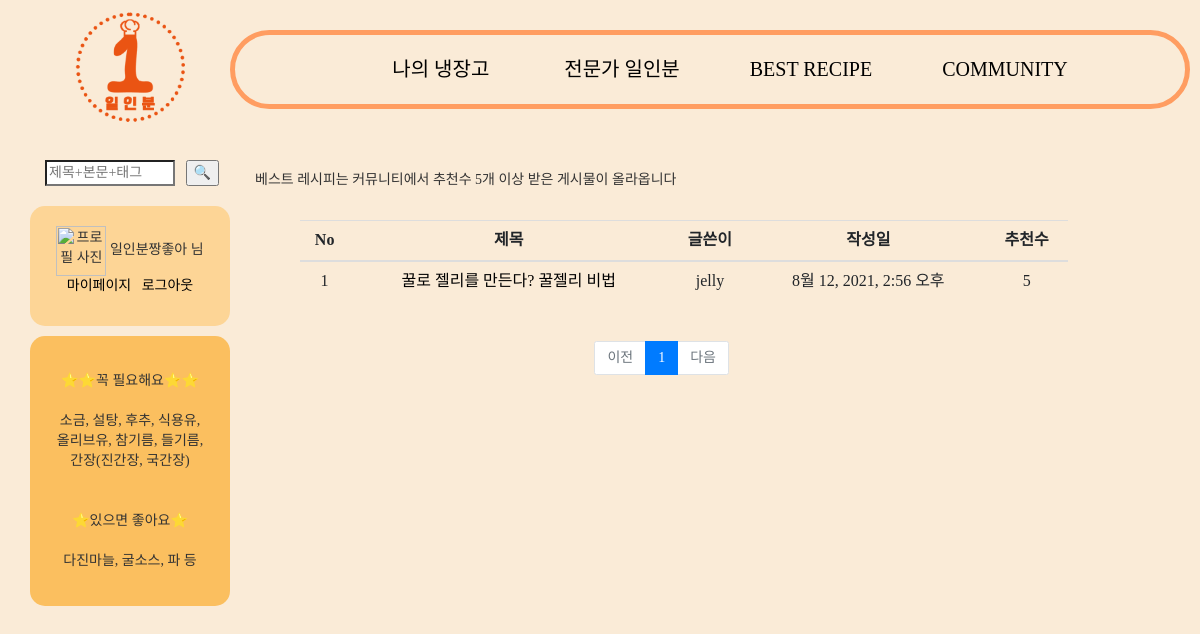
The app's page /bestrecipe/likelist/ (signed in) with its own data.
### accounts/models.py (models this page shows)
class CustomerUser(AbstractUser):
    POSITION = (
        ('일반', '일반'),
        ('사업자', '사업자'),
    )
    position = models.CharField(verbose_name='등급', max_length=1000, choices=POSITION)
    upload = CloudinaryField('uploads',blank=True,null=True)
    profile = CloudinaryField('images/',default='default_susbwu.JPG',blank=True,null=False)
    nickname = models.CharField(max_length=100)
    email = models.EmailField()
    def __str__(self):
        return self.nickname

### community/models.py (models this page shows, shortened)
class Post(models.Model):
    category_select = (
        ('일상공유','일상공유'),
        ('레시피공유', '레시피공유'),
    )
    writer = models.ForeignKey(CustomerUser, related_name="community", on_delete=models.CASCADE, verbose_name="작성자", null=True)
    title = models.CharField(max_length=100)
    content = models.TextField()
    category = models.CharField(max_length=30, choices=category_select, default='일상공유', null=True)
    pub_date = models.DateTimeField(auto_now_add=True, verbose_name="글작성일", null=True)
    like = models.ManyToManyField(CustomerUser, related_name='likes', blank=True)
    slug = models.SlugField('Slug', unique=False, allow_unicode=True, help_text='dashed words for title alias', null=True)
    tag = TagField()
    top_fixed = models.BooleanField(verbose_name='상단고정', default=False)

### bestrecipe/views.py (the view)
# urls.py: path('likelist/', views.likelist, name='likelist'),
def likelist(request):
    posts = Post.objects.annotate(num_like=Count('like')).filter(num_like__gt=4)
    page = request.GET.get('page','1')
    paginator = Paginator(posts, 5)
    page_obj = paginator.page(page)
    return render(request, 'likelist.html', {'posts': page_obj})

### community/templatetags/indexfilter.py (called while the page is built)
@register.filter
def sub(value, arg):
    return value - arg

### bestrecipe/templates/likelist.html (shortened to what this page needs)
{% extends 'base.html' %}
{% load bootstrap4 %}
{% load static %}
{% load indexfilter %}
{% block content %}
<head>
</head>
<body>
    <div id="cookResult" class="col-md-11">
        <p id="desc">베스트 레시피는 커뮤니티에서 추천수 5개 이상 받은 게시물이 올라옵니다</p>
        <div id="table1" class="row mt-5">
            <div class="col-12">
                <table class="table table-hover">
                    <tr>
                    <th style="text-align: center;" scope="col">No</th>
                    <th style="text-align: center;" scope="col">제목</th>
                    <th style="text-align: center;" scope="col">글쓴이</th>
                    <th style="text-align: center;" scope="col">작성일</th>
                    <th style="text-align: center;" scope="col">추천수</th>
                    </tr>
                {% for post in posts %}
                <tbody style="text-align:center;">
                        <tr>
                            <td scope="row">{{ posts.paginator.count|sub:posts.start_index|sub:forloop.counter0|add:1 }}</td>
                        {% if user.is_authenticated %}
                        <td><a href="{% url 'postshow' post.id %}">{{post.title}}</a></td>
                        {% else %}
                        <td><a href=""onclick = "return alert('로그인 후 열람 가능합니다.')">{{post.title}}</a></td>
                        {% endif %}
                        <td>{{ post.writer }}</td>
                        <td>{{ post.pub_date }}</td>
                        <td>{{ post.like.all.count }}</td>
                        </tr>
                        {% endfor %}
                </tbody>
                </table>
            </div>
            </div>
            <div class="page">
                <ul class="pagination justify-content-center">
                  {% if posts.has_previous %}
                  <li class="page-item">
                      <a class="page-link" href="?page={{ posts.previous_page_number }}">이전</a>
                  </li>
                  {% else %}
                  <li class="page-item disabled">
                      <a class="page-link" tabindex="-1" aria-disabled="true" href="#">이전</a>
                  </li>
                  {% endif %}
                  {% for page_number in posts.paginator.page_range %}
                      {% if page_number == posts.number %}
                      <li class="page-item active" aria-current="page">
                          <a class="page-link" href="?page={{ page_number }}">{{ page_number }}</a>
                      </li>
                      {% else %}
                      <li class="page-item">
                          <a class="page-link" href="?page={{ page_number }}">{{ page_number }}</a>
                      </li>
                      {% endif %}
                  {% endfor %}
                  {% if posts.has_next %}
                  <li class="page-item">
                      <a class="page-link" href="?page={{ posts.next_page_number }}">다음</a>
                  </li>
                  {% else %}
                  <li class="page-item disabled">
                      <a class="page-link" tabindex="-1" aria-disabled="true" href="#">다음</a>
                  </li>
                  {% endif %}
    </div>
</body>
{% endblock %}

### home/templates/base.html (shortened to what this page needs)
{% load bootstrap4 %}
{% bootstrap_css %}
{% load static %}
<head>
<link rel="stylesheet" href="https://maxcdn.bootstrapcdn.com/bootstrap/3.3.2/css/bootstrap.min.css">
<link rel="stylesheet" href="https://maxcdn.bootstrapcdn.com/bootstrap/3.3.2/css/bootstrap-theme.min.css">
</head>
<body style="background-color: antiquewhite;">
<div class="container">
  <div class="row">
      <div class="col-md-2 logo">
        <a href="{% url 'main' %}"><img src = "{% static 'logoplus.png' %}" width = "110px" alt="로고"></a>
      </div>
      <div id="bar" class="col-md-10">
        <nav>
          <ul>
            <li class="nav-item">
                <a class="nav-link" href="{% url 'myfridge' %}">나의 냉장고 &nbsp;&nbsp;&nbsp;&nbsp;&nbsp;&nbsp;&nbsp;&nbsp;&nbsp;&nbsp;</a>
              </li>
            <li class="nav-item">
              <a class="nav-link" href="{% url 'expert_list' %}">전문가 일인분&nbsp;&nbsp;&nbsp;&nbsp;&nbsp;&nbsp;&nbsp;&nbsp;&nbsp;&nbsp;</a>
            </li>
            <li class="nav-item">
              <a class="nav-link" href="{% url 'likelist' %}">BEST RECIPE&nbsp;&nbsp;&nbsp;&nbsp;&nbsp;&nbsp;&nbsp;&nbsp;&nbsp;&nbsp;</a>
            </li>
            <li class="nav-item">
                <a class="nav-link" href="{% url 'list' %}">COMMUNITY</a>
            </li>
          </ul>
      </nav>
      </div>
      <div id="search" class="col-md-2">
        <div>
        <form action = "{% url 'result' %}" method = "get">
          <input id="searchtext" type = "search" placeholder="제목+본문+태그" style="font-family:'굴림';" name = "query">&nbsp;&nbsp;&nbsp;
          <input id = "searchbutton" type = "submit" name="" value="🔍">
        </form>
      </div>
      <div id="my">
        {% if user.is_authenticated %}
          <img width="50px" height="50px" alt="프로필 사진" src = "{{ user.profile.url }}">
          {{ user.nickname }} 님<br>
            <a href="{% url 'mypage' %}">마이페이지</a>&nbsp;&nbsp;
            <a href="{% url 'logout' %}">로그아웃</a>
        {% else %}
            <br>
          <a href="{% url 'login' %}">로그인</a>&nbsp;&nbsp;
          <a href="{% url 'signup' %}">회원가입</a>
        {% endif %}
      </div>
      <div id="usual" >
      ⭐⭐꼭 필요해요⭐⭐ <br><br>
      소금, 설탕, 후추, 식용유,<br>올리브유, 참기름, 들기름,<br>간장(진간장, 국간장)<br><br><br>
      ⭐있으면 좋아요⭐<br><br>
      다진마늘, 굴소스, 파 등
      </div>
</div>
<div class="container col-md-10 page0">
  {% block content %}
  {% endblock %}
</div>
</body>

### home/templates/base.html (style rules this page uses)
body { font-family: 'Noto Sans KR'; width: 100%; }
a:link { color: black; text-decoration: none; }
#bar { border:solid; border-color:rgb(258, 157, 97); border-radius:50px; border-width:5px; position:absolute; top:10px; left: 230px; display: flex; align-items: center; flex-direction: row; justify-content: center; margin-top:20px; margin-bottom: 20px; width: 80%; min-width: 78%; max-width: 80%; }
#bar ul { margin: 0; display:flex; flex-flow:row nowrap; justify-content:space-evenly; padding-left:40px; padding-top:15px; padding-bottom: 15px; font-size: 15pt; }
#bar li { list-style-type: none; }
#my { text-align:center; background-color:rgb(253, 213, 150); border-radius:15px; width:200px; height:120px; margin-top: 20px; margin-left:-15px; padding-top:20px; }
#usual { text-align:center; background-color:rgb(251, 191, 95); border-radius:15px; width:200px; height:270px; display: flex; align-items: center; flex-direction: row; justify-content: center; margin-top: 10px; margin-left:-15px; }
#search { position:absolute; top:160px; left:30px; }
#searchbutton { position: absolute; }
#searchtext { width:130px; }
.logo { position: absolute; left: 60; }
.page0 { position: relative; top: 150px; left: 100px; min-width: 80%; }

### bestrecipe/templates/likelist.html (style rules this page uses)
#table1 { margin-left:30px; margin-top:30px; }
.page { text-align: center; }
#desc { margin-top:20px; }

### records on screen
CustomerUser: nickname "일인분짱좋아"
Post: paginator.count|sub "1", title "꿀로 젤리를 만든다? 꿀젤리 비법", writer "jelly", pub_date "8월 12, 2021, 2:56 오후", like.all.count "5"

### other values on screen
{{ page_number }} "1"
